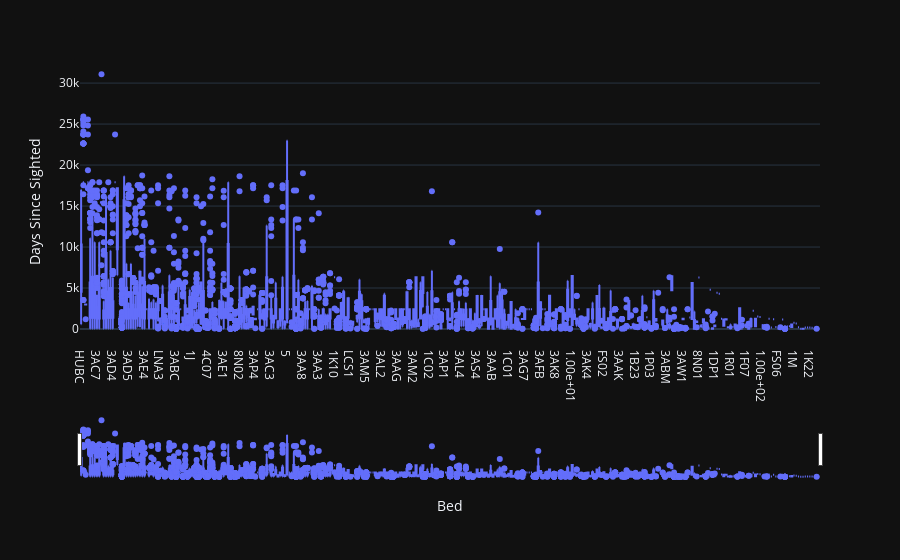

The notebook cell this image was saved under:
### Code cell
from request_csv import csv_pddf

fig = px.box(csv_pddf,x='Bed',y='Days Since Sighted')

fig.update_layout(xaxis={'categoryorder': 'total descending'})
fig.update_xaxes(rangeslider_visible=True)
fig.update_yaxes(fixedrange=False)
fig.show()

### Figure 1 — Plotly figure (JSON) as saved in the notebook; plotly's stock layout.template omitted (floating-point values rounded to 4 significant figures; data arrays with more than 128 entries replaced by an {"elided": "..."} marker saying what was removed)
{"data": [{"alignmentgroup": "True", "hovertemplate": "Bed=%{x}<br>Days Since Sighted=%{y}<extra></extra>", "legendgroup": "", "marker": {"color": "#636efa"}, "name": "", "notched": false, "offsetgroup": "", "orientation": "v", "showlegend": false, "x": {"elided": "18859 str values"}, "x0": " ", "xaxis": "x", "y": {"elided": "18859 int values"}, "y0": " ", "yaxis": "y", "type": "box"}], "layout": {"xaxis": {"anchor": "y", "domain": [0.0, 1.0], "title": {"text": "Bed"}, "categoryorder": "total descending", "rangeslider": {"visible": true}}, "yaxis": {"anchor": "x", "domain": [0.0, 1.0], "title": {"text": "Days Since Sighted"}, "fixedrange": false}, "legend": {"tracegroupgap": 0}, "margin": {"t": 60}, "boxmode": "group"}}
